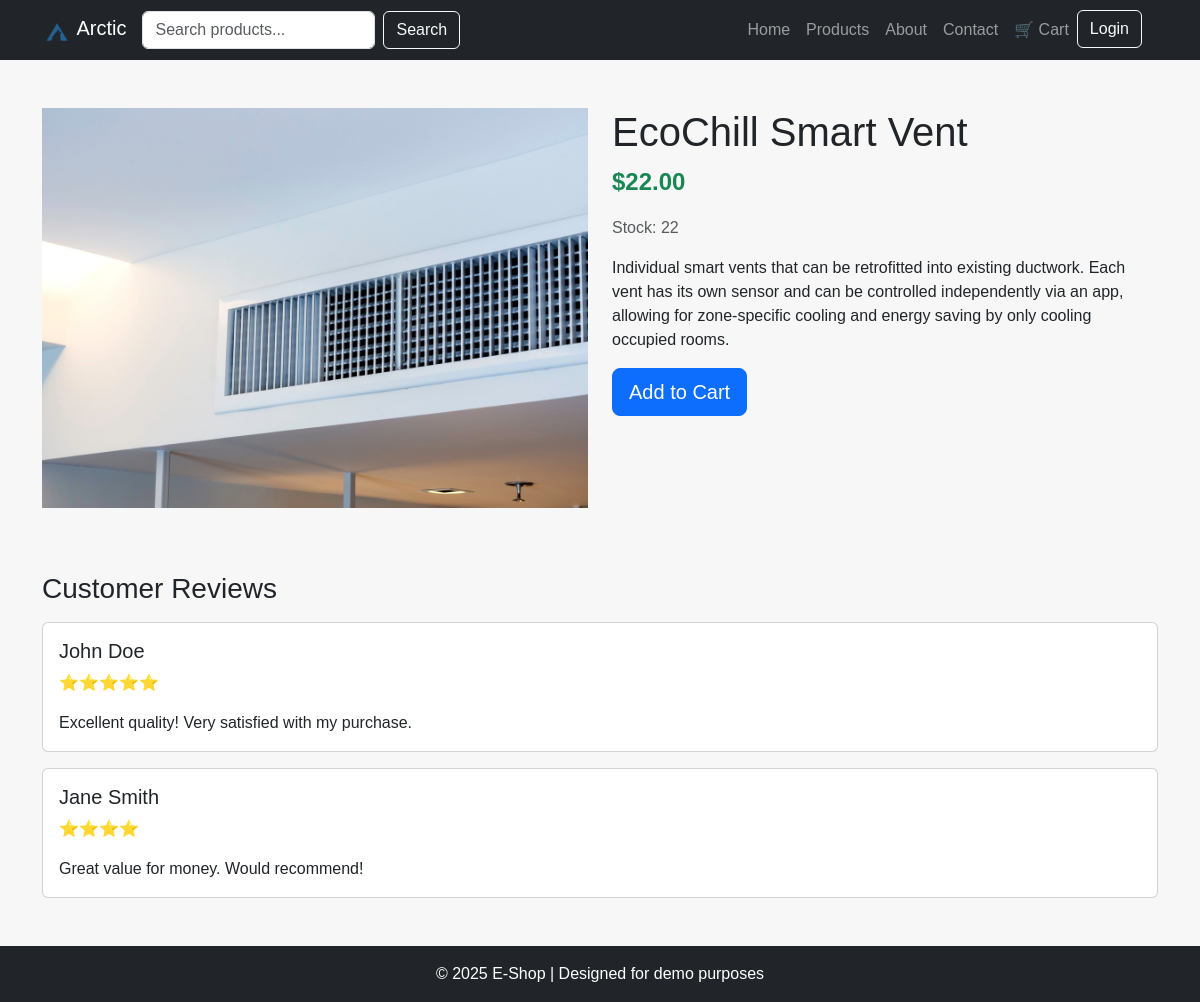
The app's page /product.php?id=3 with its own data.
### tables this page shows
CREATE TABLE `products` (
  `id` int(11) NOT NULL AUTO_INCREMENT,
  `prod_name` varchar(255) DEFAULT NULL,
  `price` int(11) DEFAULT NULL,
  `stock` int(11) DEFAULT NULL,
  `info` text DEFAULT NULL,
  `img` varchar(255) NOT NULL,
  PRIMARY KEY (`id`)
);

### misc/prod_page.php (the view)
<?php
include "database.php";
function prodDetails ()
{
    global $conn;
    $id = isset($_GET['id']) ? (int) $_GET['id'] : 0;
    $query = "SELECT * FROM products WHERE id = {$id}";
    $result = mysqli_query($conn, $query);
    $product = mysqli_fetch_assoc($result);
    $prodID = $product['id'];
    $prodName = $product['prod_name'];
    $prodImg = $product['img'];
    $prodPrice = number_format($product['price'], 2, '.', '');
    $prodStock = $product['stock'];
    $prodInfo = $product['info'];
    $htmlYes = <<<HTML
        <div class="row">
                <div class="col-md-6">
                    <img src="img/products/$prodImg.jpg"
                        alt="$prodName"
                        class="product-img-main mb-3">
                </div>
                <div class="col-md-6">
                    <h1>$prodName</h1>
                    <p class="fs-4 fw-bold text-success">$$prodPrice</p>
                    <p class="text-muted">Stock: $prodStock</p>
                    <p>$prodInfo</p>
                    <div class="d-flex gap-3 mt-3">
                        <a href="cart.php?action=add&id=$prodID"
                            class="btn btn-primary btn-lg">Add to Cart</a>
                    </div>
                </div>
            </div>
            <div class="mt-5">
                <h3>Customer Reviews</h3>
                <div class="card my-3">
                    <div class="card-body">
                        <h5 class="card-title">John Doe</h5>
                        <p class="card-text">⭐⭐⭐⭐⭐</p>
                        <p class="card-text">Excellent quality! Very satisfied with my purchase.</p>
                    </div>
                </div>
                <div class="card my-3">
                    <div class="card-body">
                        <h5 class="card-title">Jane Smith</h5>
                        <p class="card-text">⭐⭐⭐⭐</p>
                        <p class="card-text">Great value for money. Would recommend!</p>
                    </div>
                </div>
            </div>
    HTML;
    $htmlNo = <<<HTML
        <div class="alert alert-danger text-center">Product not found.</div>
    HTML;
    if ($product)
    {
        return $htmlYes;
    }
    else
    {
        return $htmlNo;
    }
}

### styles.css (style rules this page uses)
body { font-family: "JetBrains Mono", sans-serif; margin: 0; padding: 0; background-color: #f7f7f7; }

### product.php (style rules this page uses)
.product-img-main { width: 100%; height: 400px; object-fit: cover; }

### records on screen
products: img (picture), prod_name "EcoChill Smart Vent", price "22.00", stock "22", info "Individual smart vents that can be retrofitted into existing ductwork. Each vent has its own sensor and can be controlled independently via an app, allowing for zone-specific cooling and energy saving by only cooling occupied rooms."
